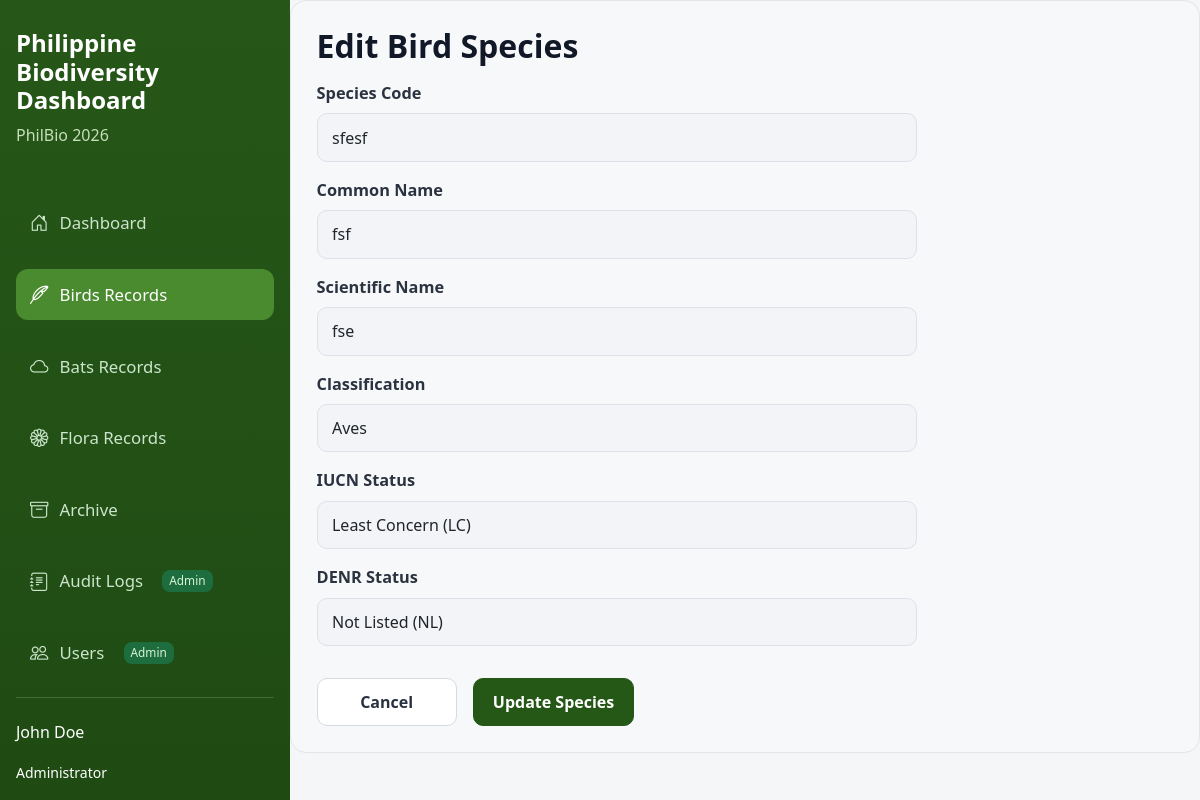
Screenshot of /phildata/edit_bird_species.php?id=23 with the database file from the repository.
### tables this page shows
CREATE TABLE `bird_species` (
  `species_id` int(11) NOT NULL COMMENT 'Unique ID for each bird species',
  `species_code` varchar(50) DEFAULT NULL COMMENT 'Official species code used in surveys',
  `common_name` varchar(255) DEFAULT NULL COMMENT 'Common/local name of bird',
  `scientific_name` varchar(255) DEFAULT NULL COMMENT 'Scientific name of species',
  `classification` enum('RR','E','M','I','NSS') DEFAULT NULL COMMENT 'RR=Restricted-range, E=Endemic, M=Migratory, I=Non, NSS=Not Species-specific',
  `classification_text` varchar(255) DEFAULT NULL,
  `iucn_status` enum('EX','EW','CR','EN','VU','NT','LC','DD','NE') DEFAULT NULL COMMENT 'IUCN Red List conservation status',
  `denr_status` enum('CR','EN','VU','OTS','NL') DEFAULT NULL COMMENT 'DENR DAO conservation status'
);

### phildata/edit_bird_species.php (the view, shortened to what this page needs)
<?php
include 'db_connect.php';
$id = (int) ($_GET['id'] ?? 0);
$columnStmt = $pdo->query("SHOW COLUMNS FROM bird_species");
$availableColumns = array_map(static fn($col) => $col['Field'], $columnStmt->fetchAll());
$availableColumnsMap = array_flip($availableColumns);
$selectColumns = ['species_id', 'species_code', 'common_name', 'scientific_name', 'classification', 'iucn_status'];
$selectColumns[] = isset($availableColumnsMap['classification_text']) ? 'classification_text' : 'NULL AS classification_text';
$selectColumns[] = isset($availableColumnsMap['denr_status']) ? 'denr_status' : 'NULL AS denr_status';
$stmt = $pdo->prepare('SELECT ' . implode(', ', $selectColumns) . ' FROM bird_species WHERE species_id = :id');
$stmt->execute([':id' => $id]);
$record = $stmt->fetch();
?>
<!DOCTYPE html>
<html lang="en">
<head>
    <link href="https://cdn.jsdelivr.net/npm/bootstrap@5.3.0/dist/css/bootstrap.min.css" rel="stylesheet">
    <link href="https://cdn.jsdelivr.net/npm/bootstrap-icons@1.11.3/font/bootstrap-icons.css" rel="stylesheet">
    <link href="style.css" rel="stylesheet">
</head>
<body>
    <div class="d-flex">
        <?php $activePage = 'birds'; include 'sidebar.php'; ?>
        <main class="flex-grow-1 main-content">
            <section class="birds-card">
                <div class="birds-card-head">
                    <h2>Edit Bird Species</h2>
                </div>
                <form method="post" class="edit-form">
                    <div class="mb-3">
                        <label class="form-label" for="speciesCode">Species Code</label>
                        <input id="speciesCode" class="form-control" name="species_code" value="<?= htmlspecialchars($record['species_code']) ?>" required>
                    </div>
                    <div class="mb-3">
                        <label class="form-label" for="commonName">Common Name</label>
                        <input id="commonName" class="form-control" name="common_name" value="<?= htmlspecialchars($record['common_name']) ?>" required>
                    </div>
                    <div class="mb-3">
                        <label class="form-label" for="scientificName">Scientific Name</label>
                        <input id="scientificName" class="form-control" name="scientific_name" value="<?= htmlspecialchars($record['scientific_name']) ?>" required>
                    </div>
                    <div class="mb-3">
                        <label class="form-label" for="classification">Classification</label>
                        <input id="classification" class="form-control" name="classification" value="<?= htmlspecialchars($record['classification_text'] ?: $record['classification']) ?>">
                    </div>
                    <div class="mb-3">
                        <label class="form-label" for="iucnStatus">IUCN Status</label>
                        <select id="iucnStatus" class="form-select" name="iucn_status">
                            <option value="LC" <?= $record['iucn_status'] === 'LC' ? 'selected' : '' ?>>Least Concern (LC)</option>
                        </select>
                    </div>
                    <div class="mb-4">
                        <label class="form-label" for="denrStatus">DENR Status</label>
                        <select id="denrStatus" class="form-select" name="denr_status">
                            <option value="NL" <?= $record['denr_status'] === 'NL' ? 'selected' : '' ?>>Not Listed (NL)</option>
                        </select>
                    </div>
                    <div class="form-actions">
                        <a class="btn btn-light" href="birds.php?tab=species">Cancel</a>
                        <button type="submit" class="btn btn-success">Update Species</button>
                    </div>
                </form>
            </section>
        </main>
    </div>
</body>
</html>

### phildata/style.css (style rules this page uses)
body { background-color: #f5f6f8; font-family: "Segoe UI", Tahoma, Geneva, Verdana, sans-serif; color: #1d2433; }
.main-content { background: #f5f6f8; }
.birds-card { background: #f7f8fa; border: 1px solid #e2e5ea; border-radius: 16px; padding: 1.6rem; }
.birds-card-head { display: flex; justify-content: space-between; align-items: center; margin-bottom: 1rem; }
.birds-card-head h2 { font-size: 2rem; margin: 0; font-weight: 700; color: #111827; }
.edit-form { max-width: 600px; }
.edit-form .form-label { font-size: 1.02rem; font-weight: 600; color: #2b3340; margin-bottom: 0.5rem; }
.edit-form .form-control, .edit-form .form-select { border: 1px solid #dde1e7; background: #f2f4f7; min-height: 44px; border-radius: 10px; font-size: 1rem; padding: 0.7rem 0.9rem; }
.form-actions { display: flex; justify-content: flex-start; gap: 1rem; margin-top: 2rem; }
.form-actions .btn { min-width: 140px; font-weight: 600; border-radius: 10px; padding: 0.7rem 1.2rem; }
.form-actions .btn-light { border: 1px solid #d6dae0; background: #ffffff; color: #293140; }
.form-actions .btn-success { background-color: #255716; border-color: #255716; color: #ffffff; }

### rows the page displays
bird_species: species_code "sfesf", common_name "fsf", scientific_name "fse", classification "Aves", iucn_status "Least Concern (LC)", denr_status "Not Listed (NL)"
